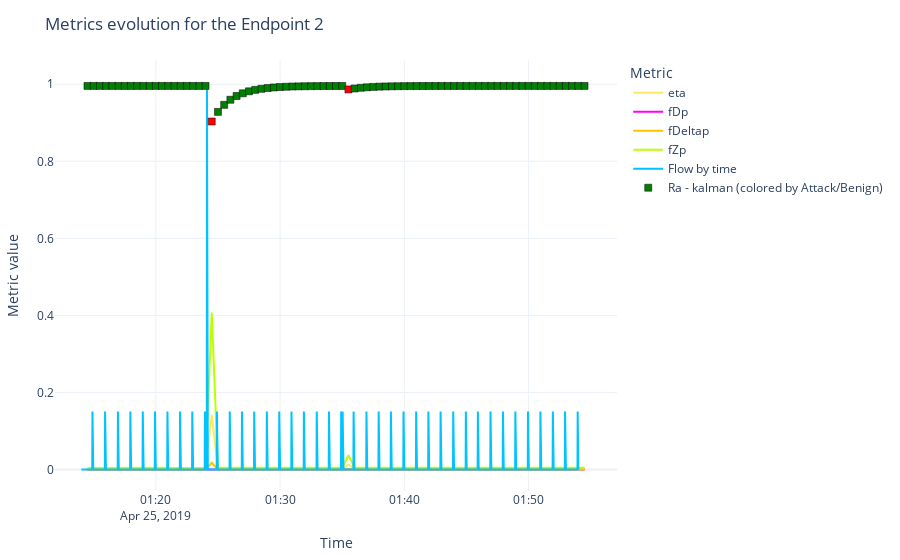
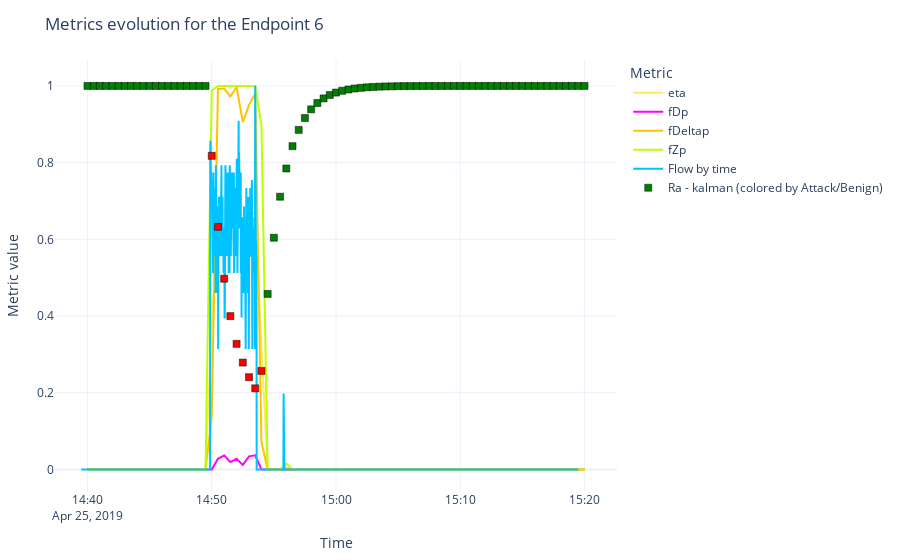
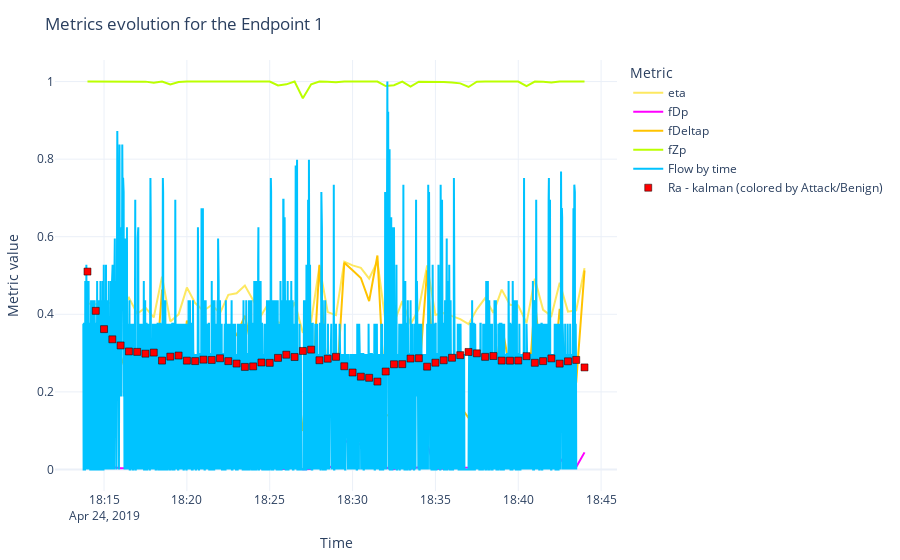

These figures' notebook cell, in order:
### Markdown cell above
group 1 - high precision and sensitiviy:
- Endpoint 1
- Endpoint 4
- Endpoint 7
- Endpoint 8
- Endpoint 9

characteristics:
- precision ≈ 0.97–0.99
- recall ≈ 1.0
- f1 ≈ 0.98–0.99
- accuracy ≈ 0.99–1.0

group 2 - high FP:
- Endpoint 2
- Endpoint 5
- Endpoint 6

characteristics:
- precision ≈ 0.02–0.14
- recall ≈ 1.0
- f1 ≈ 0.98–0.99

group 3 - outlier:
- Endpoint 3

group 4 - high variation:
- En

### Code cell
ra.plot_results(3, df_ra_win[df_ra_win['window_size'] == 30], anomalous_traffic_win_observations_df[anomalous_traffic_win_observations_df['window_size'] == 30])
